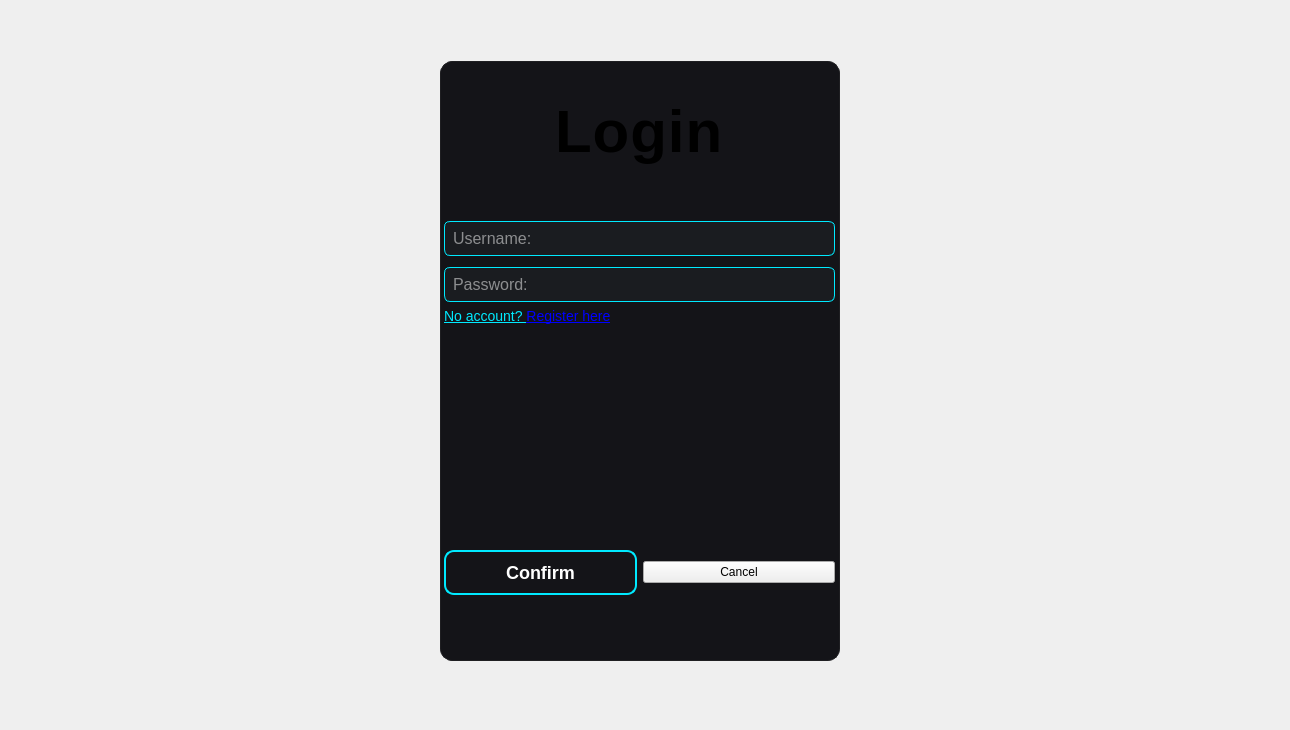
      <widget class="QWidget" name="LoginPage">
       <property name="styleSheet">
        <string notr="true">
QFrame#loginCard {
    background-color: #141418;
    border: 1px solid #1f1f22;
    border-radius: 12px;
    padding: 25px;
}
QLineEdit {
    background-color: #1a1c20;
    border: 1px solid #00eaff;
    border-radius: 6px;
    padding: 6px;
    color: white;
    font-size: 16px;
}
QPushButton#btnLoginConfirm {
    background-color: #141418;
    border: 2px solid #00eaff;
    border-radius: 10px;
    padding: 10px;
    color: white;
    font-size: 18px;
    font-weight: 500;
}

QPushButton#btnLoginConfirm:hover {
    background-color: #00eaff;
    color: #0d0d0f;
}
QLabel#lblToRegister {
    color: #00eaff;
    font-size: 14px;
    text-decoration: underline;
}

QLabel#lblToRegister:hover {
    color: #66f0ff;
}
QLabel#lblLoginTitle {
    font-size: 60px;
    font-weight: bold;
    letter-spacing: 1px;
	border-width: 2px;
}

</string>
       </property>
       <widget class="QWidget" name="verticalLayoutWidget">
        <property name="geometry">
         <rect>
          <x>0</x>
          <y>0</y>
          <width>1281</width>
          <height>721</height>
         </rect>
        </property>
        <layout class="QVBoxLayout" name="verticalLayout_2">
         <property name="spacing">
          <number>10</number>
         </property>
         <item>
          <spacer name="verticalSpacer_27">
           <property name="orientation">
            <enum>Qt::Orientation::Vertical</enum>
           </property>
           <property name="sizeType">
            <enum>QSizePolicy::Policy::Expanding</enum>
           </property>
           <property name="sizeHint" stdset="0">
            <size>
             <width>20</width>
             <height>58</height>
            </size>
           </property>
          </spacer>
         </item>
         <item alignment="Qt::AlignmentFlag::AlignHCenter">
          <widget class="QFrame" name="loginCard">
           <property name="minimumSize">
            <size>
             <width>400</width>
             <height>600</height>
            </size>
           </property>
           <property name="frameShape">
            <enum>QFrame::Shape::StyledPanel</enum>
           </property>
           <property name="frameShadow">
            <enum>QFrame::Shadow::Raised</enum>
           </property>
           <widget class="QWidget" name="verticalLayoutWidget_2">
            <property name="geometry">
             <rect>
              <x>4</x>
              <y>0</y>
              <width>391</width>
              <height>624</height>
             </rect>
            </property>
            <layout class="QVBoxLayout" name="verticalLayout_3">
             <item>
              <spacer name="verticalSpacer_5">
               <property name="orientation">
                <enum>Qt::Orientation::Vertical</enum>
               </property>
               <property name="sizeHint" stdset="0">
                <size>
                 <width>20</width>
                 <height>40</height>
                </size>
               </property>
              </spacer>
             </item>
             <item alignment="Qt::AlignmentFlag::AlignHCenter">
              <widget class="QLabel" name="lblLoginTitle">
               <property name="font">
                <font>
                 <pointsize>-1</pointsize>
                 <bold>true</bold>
                </font>
               </property>
               <property name="text">
                <string>Login</string>
               </property>
              </widget>
             </item>
             <item>
              <spacer name="verticalSpacer_6">
               <property name="orientation">
                <enum>Qt::Orientation::Vertical</enum>
               </property>
               <property name="sizeType">
                <enum>QSizePolicy::Policy::Fixed</enum>
               </property>
               <property name="sizeHint" stdset="0">
                <size>
                 <width>20</width>
                 <height>50</height>
                </size>
               </property>
              </spacer>
             </item>
             <item>
              <widget class="QLineEdit" name="txtUsername">
               <property name="toolTip">
                <string/>
               </property>
               <property name="placeholderText">
                <string>Username:</string>
               </property>
              </widget>
             </item>
             <item>
              <spacer name="verticalSpacer_8">
               <property name="orientation">
                <enum>Qt::Orientation::Vertical</enum>
               </property>
               <property name="sizeType">
                <enum>QSizePolicy::Policy::Fixed</enum>
               </property>
               <property name="sizeHint" stdset="0">
                <size>
                 <width>20</width>
                 <height>5</height>
                </size>
               </property>
              </spacer>
             </item>
             <item>
              <widget class="QLineEdit" name="txtPassword">
               <property name="echoMode">
                <enum>QLineEdit::EchoMode::Password</enum>
               </property>
               <property name="placeholderText">
                <string>Password:</string>
               </property>
              </widget>
             </item>
             <item>
              <widget class="QLabel" name="lblToRegister">
               <property name="text">
                <string>No account? &lt;a href=&quot;#&quot;&gt;Register here&lt;/a&gt;</string>
               </property>
              </widget>
             </item>
             <item alignment="Qt::AlignmentFlag::AlignHCenter">
              <widget class="QLabel" name="lblLoginError">
               <property name="styleSheet">
                <string notr="true">QLabel{
	color:&quot;red&quot;;
}</string>
               </property>
               <property name="text">
                <string/>
               </property>
              </widget>
             </item>
             <item>
              <spacer name="verticalSpacer_7">
               <property name="orientation">
                <enum>Qt::Orientation::Vertical</enum>
               </property>
               <property name="sizeType">
                <enum>QSizePolicy::Policy::Fixed</enum>
               </property>
               <property name="sizeHint" stdset="0">
                <size>
                 <width>20</width>
                 <height>200</height>
                </size>
               </property>
              </spacer>
             </item>
             <item>
              <layout class="QHBoxLayout" name="horizontalLayout_2">
               <item>
                <widget class="QPushButton" name="btnLoginConfirm">
                 <property name="text">
                  <string>Confirm</string>
                 </property>
                </widget>
               </item>
               <item>
                <widget class="QPushButton" name="btnCancel">
                 <property name="text">
                  <string>Cancel</string>
                 </property>
                </widget>
               </item>
              </layout>
             </item>
             <item>
              <spacer name="verticalSpacer_28">
               <property name="orientation">
                <enum>Qt::Orientation::Vertical</enum>
               </property>
               <property name="sizeHint" stdset="0">
                <size>
                 <width>20</width>
                 <height>40</height>
                </size>
               </property>
              </spacer>
             </item>
             <item>
              <spacer name="verticalSpacer_9">
               <property name="orientation">
                <enum>Qt::Orientation::Vertical</enum>
               </property>
               <property name="sizeHint" stdset="0">
                <size>
                 <width>20</width>
                 <height>20</height>
                </size>
               </property>
              </spacer>
             </item>
             <item>
              <spacer name="verticalSpacer_2">
               <property name="orientation">
                <enum>Qt::Orientation::Vertical</enum>
               </property>
               <property name="sizeHint" stdset="0">
                <size>
                 <width>20</width>
                 <height>40</height>
                </size>
               </property>
              </spacer>
             </item>
            </layout>
           </widget>
          </widget>
         </item>
         <item>
          <spacer name="verticalSpacer_4">
           <property name="orientation">
            <enum>Qt::Orientation::Vertical</enum>
           </property>
           <property name="sizeType">
            <enum>QSizePolicy::Policy::Expanding</enum>
           </property>
           <property name="sizeHint" stdset="0">
            <size>
             <width>20</width>
             <height>10</height>
            </size>
           </property>
          </spacer>
         </item>
        </layout>
       </widget>
      </widget>
